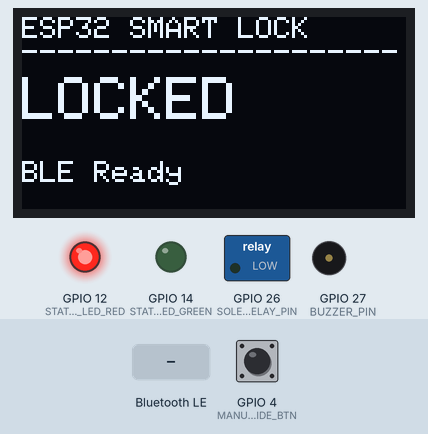
Recording of a program running on a simulated ESP32. Shown: 128×64 one-colour display, switched loads named in the program (green lamp = pin HIGH), output pins drawn as LEDs (lit = HIGH), buzzer (waves = sounding). Inputs (shaded band) come from the test bench; at power-on: GPIO 4 (MANUAL_OVERRIDE_BTN) HIGH. Nothing arrives over Bluetooth unless stated; a phone connects over Bluetooth LE 3 s after start; what the program prints to the serial monitor is not drawn.

Above: at 1.2 s.
1.3 s: GPIO 4 (MANUAL_OVERRIDE_BTN) pulled LOW for 0.15 s
At 2.7 s:
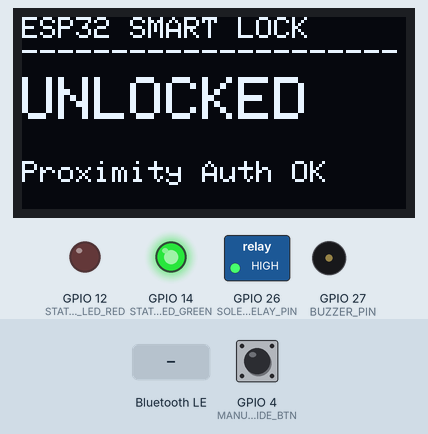
4.4 s: GPIO 4 (MANUAL_OVERRIDE_BTN) pulled LOW for 3.2 s
At 10.5 s:
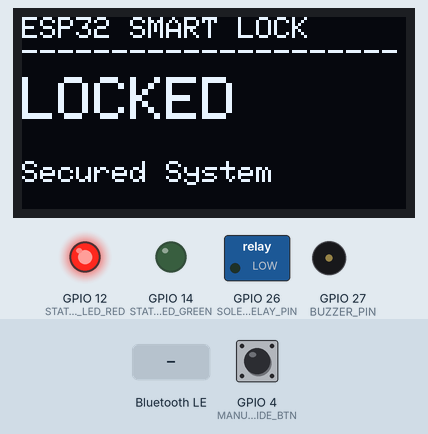
10.6 s: Bluetooth LE write "SECRET_AUTH_KEY_9921" received
At 10.92 s:
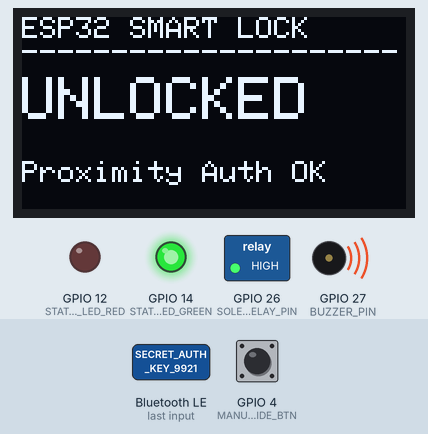
15.3 s: GPIO 4 (MANUAL_OVERRIDE_BTN) pulled LOW for 1 s
At 15.49 s:
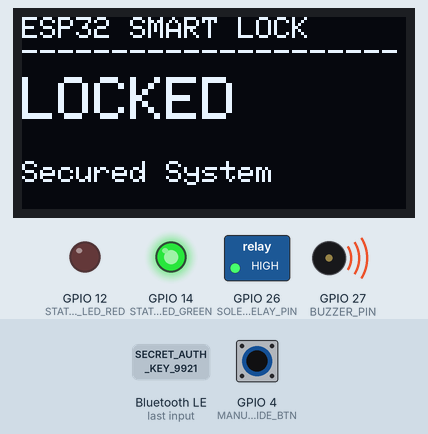
19.3 s: Bluetooth LE write "1" received
Timing chart, 0 to 21.8 s (numbered marks = the images above; inputs shaded):
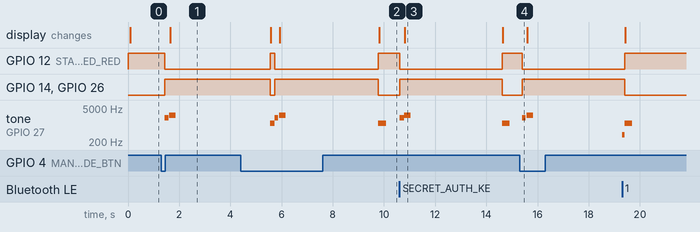

The program:

main.cpp
```cpp
#include <Arduino.h>
#include <BLEDevice.h>
#include <BLEUtils.h>
#include <BLEServer.h>
#include <BLE2902.h>
#include <Wire.h>
#include <Adafruit_GFX.h>
#include <Adafruit_SSD1306.h>
#include "pin_config.h"

// UUID definitions for Smart Lock BLE GATT Service
#define SERVICE_UUID        "4fafc201-1fb5-459e-8fcc-c5c9c331914b"
#define CHARACTERISTIC_UUID "beb5483e-36e1-4688-b7f5-ea07361b26a8"

// System Configuration
#define RSSI_THRESHOLD       -68 // dBm threshold (~1.5 meters proximity)
#define UNLOCK_DURATION_MS   4000
#define SCREEN_WIDTH         128
#define SCREEN_HEIGHT        64

Adafruit_SSD1306 display(SCREEN_WIDTH, SCREEN_HEIGHT, &Wire, -1);

bool deviceConnected = false;
bool isUnlocked = false;
int currentRSSI = -100;
unsigned long unlockStartTime = 0;

// Kalman Filter parameters for RSSI Smoothing
float kalmanRSSI = -100.0f;
float kalmanP = 1.0f;
float kalmanQ = 0.5f; // Process noise
float kalmanR = 4.0f; // Measurement noise

float filterRSSI(float rawRSSI) {
  kalmanP = kalmanP + kalmanQ;
  float K = kalmanP / (kalmanP + kalmanR);
  kalmanRSSI = kalmanRSSI + K * (rawRSSI - kalmanRSSI);
  kalmanP = (1 - K) * kalmanP;
  return kalmanRSSI;
}

void updateOLED(const char* status, const char* detail) {
  display.clearDisplay();
  display.setTextSize(1);
  display.setTextColor(SSD1306_WHITE);
  display.setCursor(0, 0);
  display.println("ESP32 SMART LOCK");
  display.println("---------------------");
  display.setCursor(0, 20);
  display.setTextSize(2);
  display.println(status);
  display.setTextSize(1);
  display.setCursor(0, 48);
  display.println(detail);
  display.display();
}

void unlockDoor() {
  if (isUnlocked) return;
  isUnlocked = true;
  unlockStartTime = millis();

  digitalWrite(SOLENOID_RELAY_PIN, HIGH);
  digitalWrite(STATUS_LED_GREEN, HIGH);
  digitalWrite(STATUS_LED_RED, LOW);

  // Audio tone feedback
  tone(BUZZER_PIN, 2000, 150);
  delay(180);
  tone(BUZZER_PIN, 2500, 250);

  updateOLED("UNLOCKED", "Proximity Auth OK");
  Serial.println("[SECURITY] Lock Solenoid DISENGAGED (Unlocked).");
}

void lockDoor() {
  if (!isUnlocked) return;
  isUnlocked = false;

  digitalWrite(SOLENOID_RELAY_PIN, LOW);
  digitalWrite(STATUS_LED_GREEN, LOW);
  digitalWrite(STATUS_LED_RED, HIGH);

  tone(BUZZER_PIN, 1200, 300);

  updateOLED("LOCKED", "Secured System");
  Serial.println("[SECURITY] Lock Solenoid ENGAGED (Locked).");
}

class ServerCallbacks : public BLEServerCallbacks {
  void onConnect(BLEServer* pServer) {
    deviceConnected = true;
    Serial.println("[BLE] Authorized Key Fob Connected.");
  }

  void onDisconnect(BLEServer* pServer) {
    deviceConnected = false;
    Serial.println("[BLE] Device Disconnected. Re-advertising...");
    pServer->getAdvertising()->start();
    lockDoor();
  }
};

class AuthCallbacks : public BLECharacteristicCallbacks {
  void onWrite(BLECharacteristic* pCharacteristic) {
    String rxValue = pCharacteristic->getValue().c_str();
    if (rxValue.length() > 0) {
      Serial.print("[BLE AUTH TOKEN RECEIVE] Value: ");
      Serial.println(rxValue);

      // Validate Encrypted AES-128 Auth Token Challenge
      if (rxValue == "SECRET_AUTH_KEY_9921" || rxValue == "UNLOCK_CMD") {
        Serial.println("[SECURITY] Crypto Authentication SUCCESS.");
        unlockDoor();
      } else {
        Serial.println("[SECURITY ERROR] Invalid Auth Token Attempt!");
        tone(BUZZER_PIN, 400, 500);
      }
    }
  }
};

void setup() {
  Serial.begin(115200);

  pinMode(SOLENOID_RELAY_PIN, OUTPUT);
  pinMode(BUZZER_PIN, OUTPUT);
  pinMode(STATUS_LED_GREEN, OUTPUT);
  pinMode(STATUS_LED_RED, OUTPUT);
  pinMode(MANUAL_OVERRIDE_BTN, INPUT_PULLUP);

  digitalWrite(SOLENOID_RELAY_PIN, LOW);
  digitalWrite(STATUS_LED_GREEN, LOW);
  digitalWrite(STATUS_LED_RED, HIGH);

  // Init I2C OLED Display
  Wire.begin(OLED_SDA, OLED_SCL);
  if (display.begin(SSD1306_SWITCHCAPVCC, 0x3C)) {
    updateOLED("LOCKED", "Initializing BLE...");
  }

  Serial.println("[SYSTEM] Initializing ESP32 BLE Proximity Smart Lock Engine...");

  // Initialize BLE Stack
  BLEDevice::init("Tejas_SmartLock_ESP32");
  BLEServer* pServer = BLEDevice::createServer();
  pServer->setCallbacks(new ServerCallbacks());

  BLEService* pService = pServer->createService(SERVICE_UUID);
  BLECharacteristic* pCharacteristic = pService->createCharacteristic(
      CHARACTERISTIC_UUID,
      BLECharacteristic::PROPERTY_READ |
      BLECharacteristic::PROPERTY_WRITE |
      BLECharacteristic::PROPERTY_NOTIFY
  );

  pCharacteristic->setCallbacks(new AuthCallbacks());
  pCharacteristic->addDescriptor(new BLE2902());
  pService->start();

  BLEAdvertising* pAdvertising = BLEDevice::getAdvertising();
  pAdvertising->addServiceUUID(SERVICE_UUID);
  pAdvertising->setScanResponse(true);
  pAdvertising->setMinPreferred(0x06);
  pAdvertising->setMinPreferred(0x12);
  BLEDevice::startAdvertising();

  Serial.println("[BLE] Advertising started. Waiting for proximity connection...");
  updateOLED("LOCKED", "BLE Ready");
}

void loop() {
  // Manual inside tactile button override check
  if (digitalRead(MANUAL_OVERRIDE_BTN) == LOW) {
    delay(50);
    if (digitalRead(MANUAL_OVERRIDE_BTN) == LOW) {
      Serial.println("[OVERRIDE] Inside manual button pressed.");
      unlockDoor();
    }
  }

  // Automatic Relock Timeout (4 seconds)
  if (isUnlocked && (millis() - unlockStartTime >= UNLOCK_DURATION_MS)) {
    lockDoor();
  }

  delay(100);
}
```

pin_config.h
```cpp
#ifndef PIN_CONFIG_H
#define PIN_CONFIG_H

// ESP32 Hardware Pin Assignments for Smart Lock System
#define SOLENOID_RELAY_PIN  26  // High-active relay for lock solenoid
#define BUZZER_PIN          27  // Piezo buzzer for audio feedback
#define STATUS_LED_GREEN    14  // Unlock indicator LED
#define STATUS_LED_RED      12  // Lock / Access Denied LED

#define OLED_SDA            21  // SSD1306 OLED Display SDA
#define OLED_SCL            22  // SSD1306 OLED Display SCL

#define MANUAL_OVERRIDE_BTN  4  // Tactile button for manual inside unlock

#endif // PIN_CONFIG_H
```

Measured:
- after the input at 1.3 s, GPIO 12 (STATUS_LED_RED): HIGH → LOW after 0.14 s; GPIO 14 (STATUS_LED_GREEN), GPIO 26 (SOLENOID_RELAY_PIN): LOW → HIGH after 0.14 s; tone on GPIO 27 (BUZZER_PIN): silent → 2000 Hz after 0.14 s, → silent 0.15 s later, → 2500 Hz 0.03 s later, → silent 0.25 s later; the display: changes after 0.34 s (image 1)
- after the input at 4.4 s, GPIO 12 (STATUS_LED_RED): LOW → HIGH after 1.1 s instead of 1.0 s; GPIO 14 (STATUS_LED_GREEN), GPIO 26 (SOLENOID_RELAY_PIN): HIGH → LOW after 1.1 s instead of 1.0 s
- after the input at 10.6 s, GPIO 12 (STATUS_LED_RED): HIGH → LOW at once, → HIGH 4.0 s later; GPIO 14 (STATUS_LED_GREEN), GPIO 26 (SOLENOID_RELAY_PIN): LOW → HIGH at once, → LOW 4.0 s later; tone on GPIO 27 (BUZZER_PIN): plays 2000 Hz for 0.18 s, 2500 Hz for 0.25 s, 1200 Hz for 0.30 s, starting at once; the display: changes after 0.21 s (image 3)
- after the input at 15.3 s, GPIO 12 (STATUS_LED_RED): HIGH → LOW after 0.09 s; GPIO 14 (STATUS_LED_GREEN), GPIO 26 (SOLENOID_RELAY_PIN): LOW → HIGH after 0.09 s; tone on GPIO 27 (BUZZER_PIN): silent → 2000 Hz after 0.09 s, → silent 0.15 s later, → 2500 Hz 0.03 s later, → silent 0.25 s later
- what the display in image 3 shows lasts 3.8 s, from 10.8 s to 14.6 s
